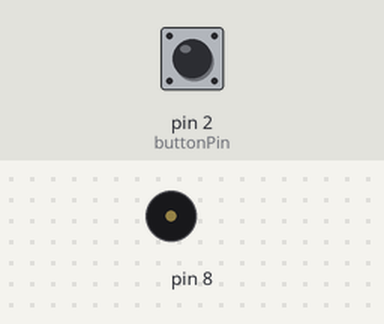
A sketch run on a simulated Arduino Uno, built with avr-gcc and run on an emulated ATmega328P. Shown: buzzer (waves = sounding). Inputs (shaded band) come from the test bench; at power-on: pin 2 (buttonPin) LOW.

Above: at 1.2 s.
1.3 s: pin 2 (buttonPin) pulled HIGH for 0.15 s
At 5.7 s:
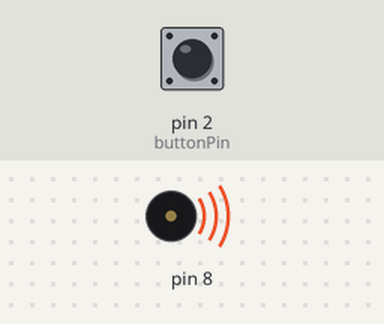
Timing chart, 0 to 10.4 s (numbered marks = the images above; inputs shaded):
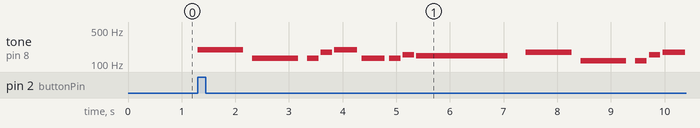

The sketch:

GoT-Song.ino
```cpp
/*
  Game of Thrones - Opening Intro

  Plays a simple version of the opening credits to Game of Thrones when the button is pressed.


 The circuit:
 * 330ohm resistor from pin 8 to piezo speaker then speaker to ground
   (you'll want to use a 100ohm resistor here, but I only had a 330)
 * pushbutton attached to pin 2 from +5V
 * 10K resistor attached to pin 2 from ground


 created 2013
 by Sam Brasseale at HobbyChips ( http://hobbychips.com )
 modified from tone tutorial ( http://arduino.cc/en/Tutorial/Tone )
 by by Tom Igoe 2011

 */

 // pitches.h lists common notes with their respective frequencies
 #include "pitches.h"


// constants won't change. They're used here to
// set pin numbers:
const int buttonPin = 2;     // the number of the pushbutton pin

// variables will change:
int buttonState = 0;         // variable for reading the pushbutton status

int fireice[] = {
  // Key of Eb
  //  Eb == D#, Bb == A#, Ab == G#
  // 1
  NOTE_G3,
  NOTE_C3,
  // 2
  NOTE_C3,
  NOTE_F3,
  NOTE_G3,
  NOTE_C3,
  NOTE_C3,
  NOTE_DS3, // D# or Eb
  // 3
  NOTE_D3,
  // 4

  // 5
  NOTE_F3,
  NOTE_AS2, // A# or Bb
  // 6
  NOTE_AS2,
  NOTE_DS3,
  NOTE_F3,
  NOTE_AS2,
  NOTE_DS3,
  NOTE_D3,
  // 7
  NOTE_C3,
  // 8

  // 9
  NOTE_G3,
  NOTE_C3,
  // 10
  NOTE_C3,
  NOTE_F3,
  NOTE_G3,
  NOTE_C3,
  NOTE_C3,
  NOTE_DS3,
  // 11
  NOTE_D3,
  // 12

  // 13
  NOTE_F3,
  NOTE_AS2,
  // 14
  NOTE_D3,
  NOTE_DS3,
  NOTE_D3,
  NOTE_AS2,
  // 15
  NOTE_C3,
};

// All note durations multiplied by 10 to allow for increased range of duration
int noteDurations[] = {
  // 1
  20, // DOTTED QUARTER
  20, // DOTTED QUARTER
  // 2
  80, // EIGHTH
  80,
  40, // QUARTER
  40,
  80,
  80,
  // 3
  10, // DOTTED HALF
  // 4

  // 5
  20,
  20,
  // 6
  80,
  80,
  40,
  40,
  80,
  80,
  // 7
  10,
  // 8

  // 9
  20,
  20,
  // 10
  80,
  80,
  40,
  40,
  80,
  80,
  // 11
  10,
  // 12

  // 13
  20,
  20,
  // 14
  70, // Dotted Eighth
  70,
  70,
  70,
  // 15
  10,
  // 16

  // 13


};
void setup() {
  // initialize the pushbutton pin as an input:
  pinMode(buttonPin, INPUT);
}

void loop(){
  // read the state of the pushbutton value:
  buttonState = digitalRead(buttonPin);

  // check if the pushbutton is pressed.
  // if it is, the buttonState is HIGH:
  if (buttonState == 1) {

    // start tune (Start on note 0, play for 34 notes, then stop:
    for (int thisNote = 0; thisNote < 34; thisNote++) {

      // Normally to calculate the note duration, take one second
      // divided by the note type.
      // e.g. quarter note = 1000 / 4, eighth note = 1000/8, etc.
      // I have modified this to allow for greater lengths of notes.
      // Arduino seems to have a hard time with note fraction note durations using this method,
      // so I increased the range of note durations available by a factor of 10.
      // I also extended the timing from 1 second to 1.7 seconds to get the BPM correct
      int noteDuration = 17000/noteDurations[thisNote];
      tone(8, fireice[thisNote], noteDuration);

      // to distinguish the notes, set a minimum time between them.
      // the note's duration + 20% seems to work well for me:
      int pauseBetweenNotes = noteDuration * 1.20;
      delay(pauseBetweenNotes);

      // stop the tone playing:
      noTone(8);
    }
  }
}
```

Measured:
- after the input at 1.3 s, tone on pin 8: plays 196 Hz for 0.85 s, 131 Hz for 0.85 s, 131 Hz for 0.21 s, 175 Hz for 0.21 s, 196 Hz for 0.43 s, 131 Hz for 0.43 s … (14 notes in this stretch), starting at once
